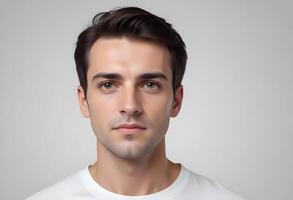
#> input picture 412.jpg, 293 x 200 px, found by its file name
$ python detect_face.py
#> lines starting #> are read from the running program, lines starting #| are printed output that depends on the picture
import cv2

def is_human_face(image_path):
    face_cascade = cv2.CascadeClassifier(cv2.data.haarcascades + "haarcascade_frontalface_default.xml")
    image = cv2.imread(image_path)
#> image is the input picture: shape (200, 293, 3); mean B, G, R 171.2, 174.4, 183.6
    gray = cv2.cvtColor(image, cv2.COLOR_BGR2GRAY)
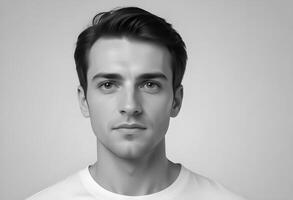
#> gray: shape (200, 293); min 1, max 254, mean 176.8
    faces = face_cascade.detectMultiScale(gray, scaleFactor=1.1, minNeighbors=5)
#> faces = [[71, 38, 119, 119]]
    return len(faces) > 0

# Example
img = r"C:\Users\rjhon\Desktop\Projectt\412.jpg"
print("✅ Human face detected!" if is_human_face(img) else "❌ No face found.")
